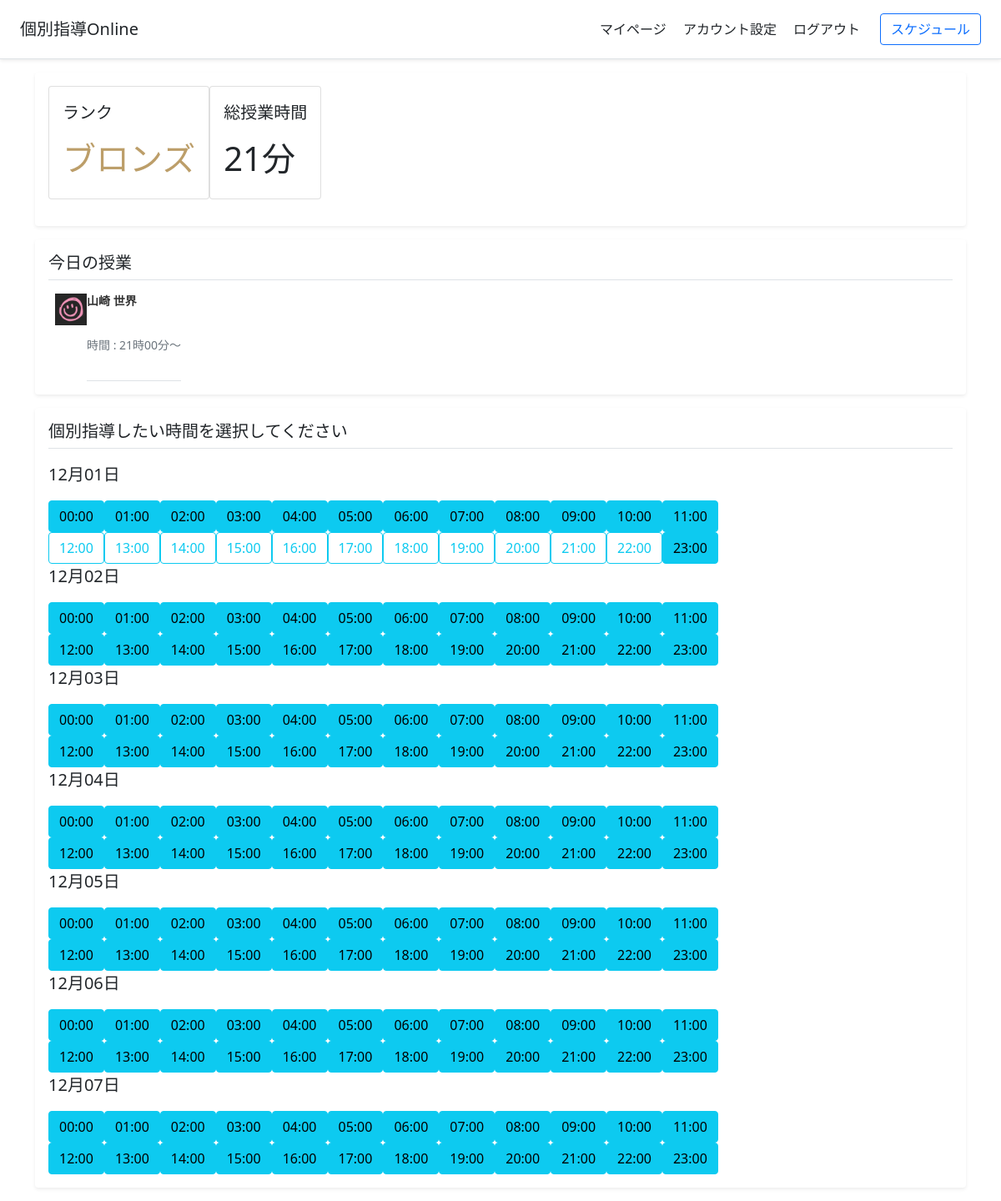
The app's page /manage_schedule/ (signed in) with its own data.
### tutoringapp/models.py (models this page shows)
class UserModel(AbstractUser):
    user_type = models.TextField(choices=USER_TYPE_CHOICES, default="student") # ユーザーが講師か生徒かを示す
    first_name = models.TextField(default="") # ユーザーの名前
    last_name = models.TextField(default="") # ユーザーの苗字
    profile_image = models.ImageField(upload_to="", default="ProfileImage.png") # ユーザーのプロフィール画像
    start_datetime = models.DateTimeField(auto_now_add=True)
    self_introduction = models.TextField(default="")
    spent_time = models.IntegerField(default=0) # 費やした時間(学習時間or授業をした時間)
    rank = models.TextField(choices=USERS_RANK_CHOICES, default="bronze")
    class_start_datetime = models.DateTimeField(default=datetime.datetime(2000, 1, 1)) # 最後に授業に参加した時間
    class_ending_datetime = models.DateTimeField(default=datetime.datetime(2000, 1, 1)) # 最後に授業を終了した時間

class ClassModel(models.Model):
    student = models.ForeignKey(StudentModel, on_delete=models.CASCADE) # 生徒ユーザー
    teacher = models.ForeignKey(TeacherModel, on_delete=models.CASCADE) # 講師ユーザー
    datetime = models.DateTimeField() # 授業の日付、時刻

class StudentModel(models.Model):
    user = models.OneToOneField(UserModel, on_delete=models.CASCADE)

### tutoringapp/views.py (the view, shortened to what this page needs)
# urls.py: path("manage_schedule/", views.manage_schedule_view, name="manage_schedule"), # 講師のスケジュールを管理するページ
def manage_schedule_view(request):
    if request.user.is_authenticated and request.user.user_type == "teacher":
        if request.method == "GET":
            user = request.user
            teacher = models.TeacherModel.objects.get(user=user.id)
            weekly_datetime_list = create_weekly_datetime_list(user.id) # 一週間分の日付、時刻のリストを作成(UTCに準拠)
            todays_teachers_class_list = create_todays_teachers_class_list(user.id) # 今日行われる授業のリストを作成する
            now = timezone.now()
            if request.GET.get("error"):
                error = request.GET.get("error")
            else:
                error = ""
            return render(request, "manage_schedule.html", {"weekly_datetime_list" : weekly_datetime_list, "todays_teachers_class_list" : todays_teachers_class_list, "error" : error, "now" : now})
    elif request.user.user_type == "student":
        return redirect("reserve")
    else:
        return redirect("login")

### tutoringapp/views.py (called while the page is built)
def change_set_to_list(record_set):
    record_list = []
    for record in record_set:
        record_list.append(record)
    return record_list

def return_datetime_duplicate_class(class_list, year, month, day, hour):
    duplicate_class = None
    for this_class in class_list:
        if this_class.datetime.year == year and this_class.datetime.month == month and this_class.datetime.day == day and this_class.datetime.hour == hour:
            duplicate_class = this_class
    return duplicate_class

def judge_datetime_is_within_today(this_datetime):
    jst_today = datetime.datetime.now(datetime.timezone(datetime.timedelta(hours=9)))
    today = timezone.now().replace(day=jst_today.day, hour=15, minute=0, second=0, microsecond=0) - datetime.timedelta(days=1) # UTCにおける15時0分(JSTにおける0時0分)
    one_days_after = today + datetime.timedelta(days=1)
    if today <= this_datetime < one_days_after:
        return True
    else:
        return False

def judge_datetime_is_before_now(this_datetime):
    now = timezone.now().replace(minute=0, second=0, microsecond=0)
    if this_datetime >= now:
        return True
    else:
        return False

def create_todays_teachers_class_list(teacher_id):
    teacher = models.TeacherModel.objects.get(user=teacher_id)
    teachers_class_set = models.ClassModel.objects.filter(teacher=teacher.id)
    teachers_class_list = change_set_to_list(teachers_class_set)
    todays_teachers_class_list = []
    now = timezone.now()
    for teachers_class in teachers_class_list:
        if judge_datetime_is_within_today(teachers_class.datetime) and judge_datetime_is_before_now(teachers_class.datetime) and teachers_class.student.id != 1:
            if teachers_class.datetime.hour == now.hour and now.minute >= 50:
                continue
            todays_teachers_class_list.append(teachers_class)
    todays_teachers_class_list.sort(key=lambda x:x.datetime.timestamp())
    return todays_teachers_class_list

### templates/manage_schedule.html (shortened to what this page needs)
{% extends "base.html" %}
{% block content %}
<main class="container">
    <div class="my-3 p-3 bg-white rounded shadow-sm">
        <div class="d-flex flex-row bd-highlight mb-3">
            <div class="card">
                <div class="card-body">
                    <p class="lead">ランク</p>
                    {% if user.rank == "bronze" %}
                    <p class="h1" style="color: #BC9E69;">ブロンズ</p>
                    {% elif user.rank == "silver" %}
                    <p class="h1" style="color: #BEC1C3;">シルバー</p>
                    {% elif user.rank == "gold" %}
                    <p class="h1" style="color: #EFC986;">ゴールド</p>
                    {% elif user.rank == "diamond" %}
                    <p class="h1" style="color: #94D1C8;">ダイヤモンド</p>
                    {% endif %}
                </div>
            </div>
            <div class="card">
                <div class="card-body">
                  <p class="lead">総授業時間</p>
                  <p class="h1">{{user.spent_time}}分</p>
                </div>
            </div>
        </div>
    </div>
    <div class="my-3 p-3 bg-white rounded shadow-sm">
        <h5 class="border-bottom pb-2 mb-0">今日の授業</h5>
        {% for teachers_class in todays_teachers_class_list %}
        <div class="d-flex text-muted pt-3">
            <a href="{% url 'profile' teachers_class.student.user.id %}"><svg class="bd-placeholder-img flex-shrink-0 me-2 rounded" width="0" height="0" xmlns="http://www.w3.org/2000/svg" role="img" aria-label="Placeholder: 32x32" preserveAspectRatio="xMidYMid slice" focusable="false"><img src="{{teachers_class.student.user.profile_image.url}}" width="38" height="38"></svg></a>
            <p class="pb-3 mb-0 small lh-sm border-bottom">
              <a href="{% url 'profile' teachers_class.student.user.id %}"><strong class="d-block text-gray-dark">{{teachers_class.student.user.last_name}} {{teachers_class.student.user.first_name}}</strong></a>
              <br>
              <br>
              時間 : {{teachers_class.datetime|date:"H時00分〜"}}
              <br>
              <br>
            </p>
        </div>
        {% endfor %}
    </div>
    <div class="my-3 p-3 bg-white rounded shadow-sm">
        <h5 class="border-bottom pb-2 mb-0">個別指導したい時間を選択してください</h5>
        <form action="" method="POST">{% csrf_token %}
            {% for halfday_time_list in weekly_datetime_list %}
                {% if forloop.counter0|divisibleby:"2" %}
                    {% if halfday_time_list.0.datetime %}
                    <p class="lead">{{halfday_time_list.0.datetime|date:"m月d日"}}</p>
                    {% else %}
                    <p class="lead">{{halfday_time_list.0|date:"m月d日"}}</p>
                    {% endif %}
                {% endif %}
            <div class="d-flex justify-content-left">
                {% for time in halfday_time_list %}
                    {% if time.datetime %}
                    <button type="submit" class="btn btn-outline-info" name="teachers_class_datetime" value="{{time.datetime|date:'Y:m:d H:00'}}">{{time.datetime|date:"H:00"}}</button>
                    {% else %}
                    <button type="submit" class="btn btn-info" name="teachers_class_datetime" value="{{time|date:'Y:m:d H:00'}}">{{time|date:"H:00"}}</button>
                    {% endif%}
                {% endfor %}
            </div>
            {% endfor %}
        </form>
    </div>
</main>
{% endblock content %}

### static/remove_underline.css (style rules this page uses)
a { text-decoration: none; color: #333; }

### records on screen
UserModel: spent_time "21"
ClassModel: student.user.profile_image (picture), student.user.last_name "山崎", student.user.first_name "世界", datetime "21時00分〜", datetime "21:00"
ClassModel: datetime "12:00", halfday_time_list "23:00"
ClassModel: datetime "13:00"
ClassModel: datetime "14:00"
ClassModel: datetime "15:00"
ClassModel: datetime "16:00"
ClassModel: datetime "17:00"
ClassModel: datetime "18:00"
ClassModel: datetime "19:00"
ClassModel: datetime "20:00"
ClassModel: datetime "22:00"

### other values on screen
{{ halfday_time_list.0|date:"m月d日" }} "12月01日" "12月02日" "12月03日" "12月04日" "12月05日" "12月06日" "12月07日"
{{ time|date:"H:00" }} "00:00" "01:00" "02:00" "03:00" "04:00" "05:00" "06:00" "07:00" "08:00" "09:00" "10:00" "11:00" "00:00" "01:00" "02:00" "03:00" "04:00" "05:00" "06:00" "07:00" "08:00" "09:00" "10:00" "11:00" "12:00" "13:00" "14:00" "15:00" "16:00" "17:00" "18:00" "19:00" "20:00" "21:00" "22:00" "23:00" "00:00" "01:00" "02:00" "03:00" "04:00" "05:00" "06:00" "07:00" "08:00" "09:00" "10:00" "11:00" "12:00" "13:00" "14:00" "15:00" "16:00" "17:00" "18:00" "19:00" "20:00" "21:00" "22:00" "23:00" "00:00" "01:00" "02:00" "03:00" "04:00" "05:00" "06:00" "07:00" "08:00" "09:00" "10:00" "11:00" "12:00" "13:00" "14:00" "15:00" "16:00" "17:00" "18:00" "19:00" "20:00" "21:00" "22:00" "23:00" "00:00" "01:00" "02:00" "03:00" "04:00" "05:00" "06:00" "07:00" "08:00" "09:00" "10:00" "11:00" "12:00" "13:00" "14:00" "15:00" "16:00" "17:00" "18:00" "19:00" "20:00" "21:00" "22:00" "23:00" "00:00" "01:00" "02:00" "03:00" "04:00" "05:00" "06:00" "07:00" "08:00" "09:00" "10:00" "11:00" "12:00" "13:00" "14:00" "15:00" "16:00" "17:00" "18:00" "19:00" "20:00" "21:00" "22:00" "23:00" "00:00" "01:00" "02:00" "03:00" "04:00" "05:00" "06:00" "07:00" "08:00" "09:00" "10:00" "11:00" "12:00" "13:00" "14:00" "15:00" "16:00" "17:00" "18:00" "19:00" "20:00" "21:00" "22:00" "23:00"
